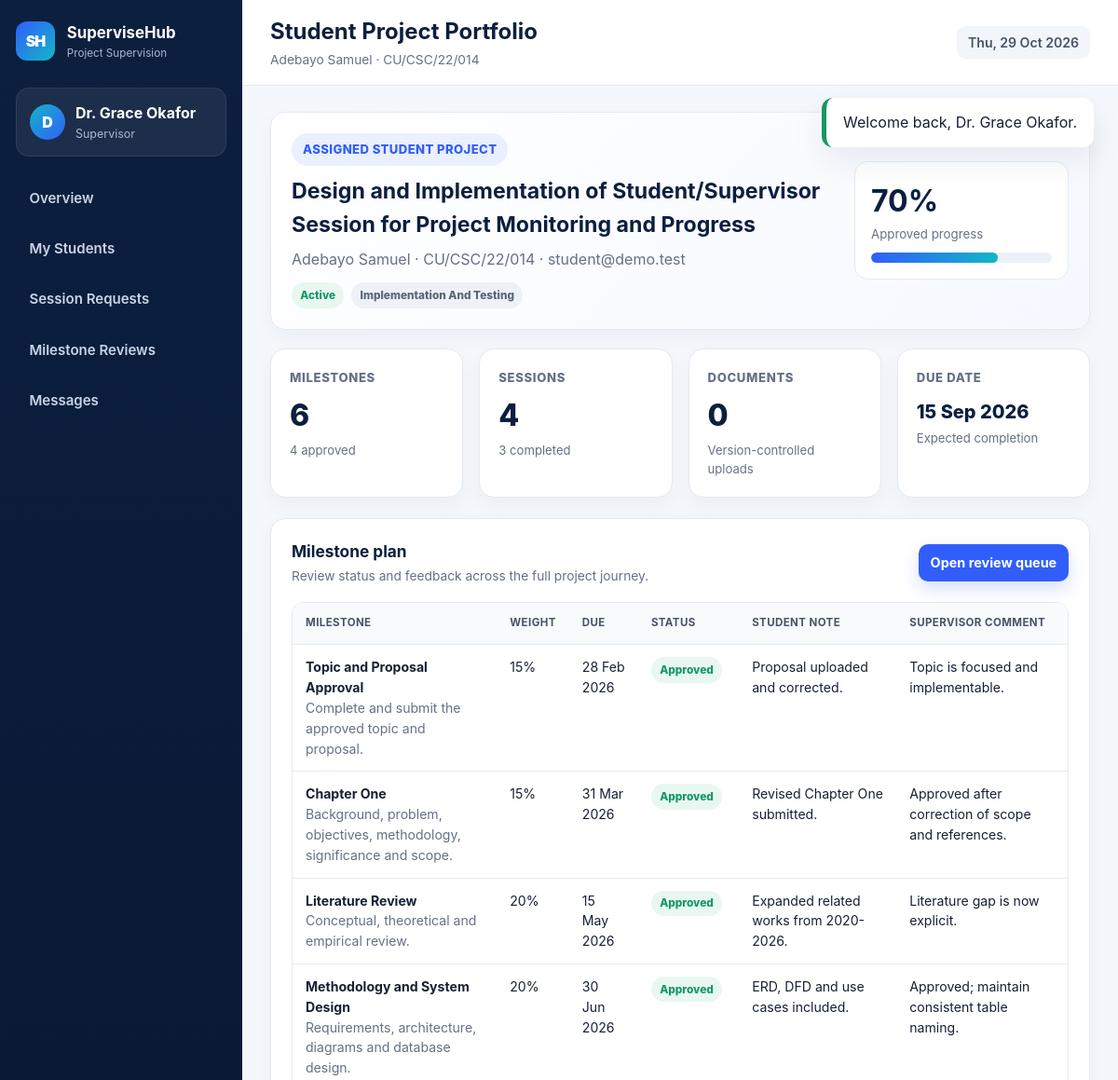
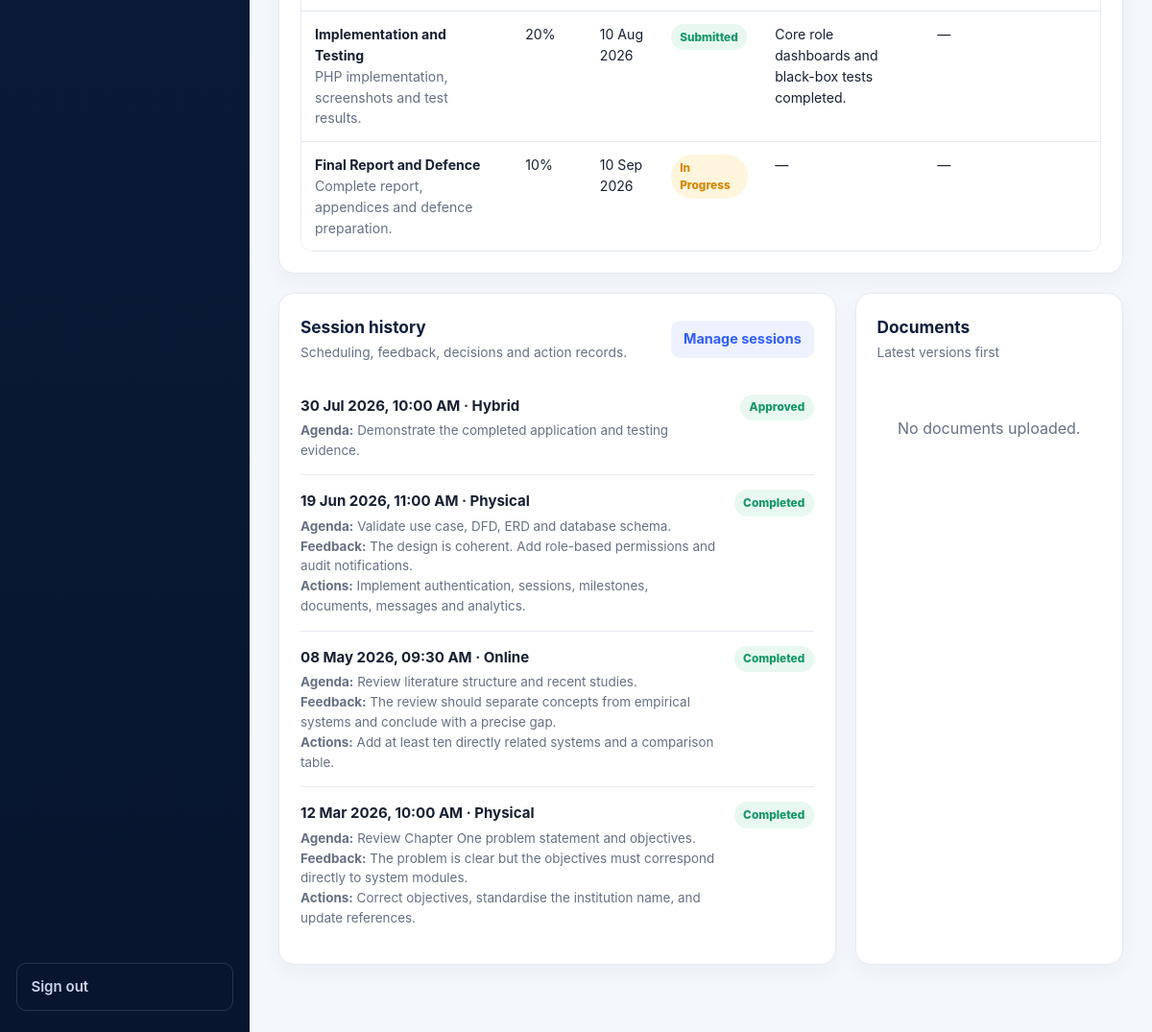
The page /index.php?page=supervisor-project&id=1 (signed in) on the database its author committed (2 pictures, top to bottom).
### tables this page shows
CREATE TABLE projects (
 id INT UNSIGNED AUTO_INCREMENT PRIMARY KEY,
 student_id INT UNSIGNED NOT NULL,
 supervisor_id INT UNSIGNED NULL,
 title VARCHAR(300) NOT NULL,
 abstract TEXT NULL,
 current_stage VARCHAR(100) NOT NULL DEFAULT 'Proposal',
 status VARCHAR(30) NOT NULL DEFAULT 'active',
 start_date DATE NULL,
 due_date DATE NULL,
 created_at DATETIME NOT NULL DEFAULT CURRENT_TIMESTAMP,
 updated_at DATETIME NULL DEFAULT NULL ON UPDATE CURRENT_TIMESTAMP,
 UNIQUE KEY uq_student_project(student_id),
 CONSTRAINT fk_projects_student FOREIGN KEY(student_id) REFERENCES users(id) ON DELETE CASCADE,
 CONSTRAINT fk_projects_supervisor FOREIGN KEY(supervisor_id) REFERENCES users(id) ON DELETE SET NULL,
 INDEX idx_projects_supervisor(supervisor_id), INDEX idx_projects_status(status)
);

CREATE TABLE users (
 id INT UNSIGNED AUTO_INCREMENT PRIMARY KEY,
 full_name VARCHAR(120) NOT NULL,
 email VARCHAR(160) NOT NULL UNIQUE,
 password_hash VARCHAR(255) NOT NULL,
 role VARCHAR(20) NOT NULL,
 matric_no VARCHAR(50) NULL UNIQUE,
 staff_no VARCHAR(50) NULL UNIQUE,
 department VARCHAR(160) NULL,
 status VARCHAR(20) NOT NULL DEFAULT 'active',
 created_at DATETIME NOT NULL DEFAULT CURRENT_TIMESTAMP,
 updated_at DATETIME NULL DEFAULT NULL ON UPDATE CURRENT_TIMESTAMP,
 INDEX idx_users_role_status(role,status)
);

CREATE TABLE milestones (
 id INT UNSIGNED AUTO_INCREMENT PRIMARY KEY,
 project_id INT UNSIGNED NOT NULL,
 title VARCHAR(180) NOT NULL,
 description TEXT NULL,
 due_date DATE NULL,
 weight INT NOT NULL DEFAULT 0,
 status VARCHAR(30) NOT NULL DEFAULT 'pending',
 student_note TEXT NULL,
 supervisor_comment TEXT NULL,
 submitted_at DATETIME NULL,
 approved_at DATETIME NULL,
 created_at DATETIME NOT NULL DEFAULT CURRENT_TIMESTAMP,
 updated_at DATETIME NULL DEFAULT NULL ON UPDATE CURRENT_TIMESTAMP,
 CONSTRAINT fk_milestones_project FOREIGN KEY(project_id) REFERENCES projects(id) ON DELETE CASCADE,
 INDEX idx_milestones_project_status(project_id,status), INDEX idx_milestones_due(due_date)
);

CREATE TABLE sessions (
 id INT UNSIGNED AUTO_INCREMENT PRIMARY KEY,
 project_id INT UNSIGNED NOT NULL,
 requested_by INT UNSIGNED NOT NULL,
 scheduled_at DATETIME NOT NULL,
 mode VARCHAR(20) NOT NULL DEFAULT 'physical',
 venue_or_link VARCHAR(255) NULL,
 agenda TEXT NOT NULL,
 status VARCHAR(30) NOT NULL DEFAULT 'requested',
 supervisor_feedback TEXT NULL,
 decisions TEXT NULL,
 action_items TEXT NULL,
 next_session_date DATETIME NULL,
 completed_at DATETIME NULL,
 created_at DATETIME NOT NULL DEFAULT CURRENT_TIMESTAMP,
 updated_at DATETIME NULL DEFAULT NULL ON UPDATE CURRENT_TIMESTAMP,
 CONSTRAINT fk_sessions_project FOREIGN KEY(project_id) REFERENCES projects(id) ON DELETE CASCADE,
 CONSTRAINT fk_sessions_requester FOREIGN KEY(requested_by) REFERENCES users(id) ON DELETE CASCADE,
 INDEX idx_sessions_project_status(project_id,status), INDEX idx_sessions_scheduled(scheduled_at)
);

### index.php (called while the page is built, shortened)
<?php
require __DIR__ . '/includes/bootstrap.php';
$page = $_GET['page'] ?? (is_logged_in() ? dashboard_page(current_user()['role']) : 'home');
$routes = [
 'home'=>'home.php','login'=>'login.php','register'=>'register.php',
 'student-dashboard'=>'student_dashboard.php','student-sessions'=>'student_sessions.php','student-milestones'=>'student_milestones.php','student-documents'=>'student_documents.php',
 'supervisor-dashboard'=>'supervisor_dashboard.php','supervisor-students'=>'supervisor_students.php','supervisor-project'=>'supervisor_project.php','supervisor-sessions'=>'supervisor_sessions.php','supervisor-milestones'=>'supervisor_milestones.php',
 'admin-dashboard'=>'admin_dashboard.php','admin-users'=>'admin_users.php','admin-assignments'=>'admin_assignments.php','admin-projects'=>'admin_projects.php','admin-reports'=>'admin_reports.php',
 'messages'=>'messages.php'
];
include __DIR__ . '/views/' . $routes[$page];

### config/app.php (called while the page is built)
<?php
return [
    'name' => getenv('APP_NAME') ?: 'SuperviseHub',
    'institution' => getenv('INSTITUTION_NAME') ?: 'Crawford University',
    'department' => getenv('DEPARTMENT_NAME') ?: 'Department of Computer Science',
    'base_url' => rtrim(getenv('APP_URL') ?: 'http://localhost:8000', '/'),
    'timezone' => getenv('APP_TIMEZONE') ?: 'Africa/Lagos',
    'upload_dir' => dirname(__DIR__) . '/uploads',
    'max_upload_bytes' => 5 * 1024 * 1024,
];

### includes/bootstrap.php (called while the page is built, shortened)
<?php
$config = require dirname(__DIR__) . '/config/app.php';
date_default_timezone_set($config['timezone']);
require dirname(__DIR__) . '/config/database.php';
require __DIR__ . '/functions.php';

### includes/functions.php (called while the page is built, shortened)
<?php
function e(?string $value): string { return htmlspecialchars($value ?? '', ENT_QUOTES, 'UTF-8'); }
function url(string $path = ''): string {
    global $config;
    return $config['base_url'] . ($path ? '/' . ltrim($path, '/') : '');
}
function pull_flashes(): array { $items = $_SESSION['flash'] ?? []; unset($_SESSION['flash']); return $items; }
function current_user(): ?array { return $_SESSION['user'] ?? null; }
function db_one(string $sql, array $params = []): ?array {
    global $pdo; $st = $pdo->prepare($sql); $st->execute($params); $r = $st->fetch(); return $r ?: null;
}
function db_all(string $sql, array $params = []): array {
    global $pdo; $st = $pdo->prepare($sql); $st->execute($params); return $st->fetchAll();
}
function format_date(?string $value, string $format = 'd M Y, h:i A'): string {
    if (!$value) return 'Not set'; return date($format, strtotime($value));
}
function status_class(string $status): string {
    return match(strtolower($status)) {
        'approved','completed','active','submitted' => 'success',
        'requested','pending','in progress','in_progress','rescheduled' => 'warning',
        'revision','cancelled','rejected','inactive','overdue' => 'danger',
        default => 'neutral'
    };
}
function progress_for_project(int $projectId): int {
    global $pdo;
    $st = $pdo->prepare("SELECT COALESCE(SUM(CASE WHEN status='approved' THEN weight ELSE 0 END),0) AS earned, COALESCE(SUM(weight),0) AS total FROM milestones WHERE project_id=?");
    $st->execute([$projectId]); $r = $st->fetch();
    return min(100, (int)round(((float)$r['earned'] / (float)$r['total']) * 100));
}

### views/supervisor_project.php (the view, shortened to what this page needs)
<?php
$projectId = (int)($_GET['id'] ?? 0);
$project = db_one(
    "SELECT p.*, u.full_name student_name, u.email student_email, u.matric_no
     FROM projects p
     JOIN users u ON u.id=p.student_id
     WHERE p.id=? AND p.supervisor_id=?",
    [$projectId, current_user()['id']]
);
$pageTitle = 'Student Project Portfolio';
$pageSubtitle = $project['student_name'] . ' · ' . ($project['matric_no'] ?? 'No matric number');
$progress = progress_for_project($projectId);
$milestones = db_all('SELECT * FROM milestones WHERE project_id=? ORDER BY id', [$projectId]);
$sessions = db_all('SELECT * FROM sessions WHERE project_id=? ORDER BY scheduled_at DESC', [$projectId]);
$documents = db_all(
    "SELECT d.*, u.full_name uploader_name
     FROM documents d JOIN users u ON u.id=d.uploaded_by
     WHERE d.project_id=? ORDER BY d.version_no DESC, d.id DESC",
    [$projectId]
);
include __DIR__.'/../includes/layout_top.php';
?>
<div class="project-hero card">
  <div>
    <span class="eyebrow">ASSIGNED STUDENT PROJECT</span>
    <h2><?= e($project['title']) ?></h2>
    <p><?= e($project['student_name']) ?> · <?= e($project['matric_no']) ?> · <?= e($project['student_email']) ?></p>
    <div class="tag-row"><span class="badge success"><?= e($project['status']) ?></span><span class="badge neutral"><?= e($project['current_stage']) ?></span></div>
  </div>
  <div class="progress-panel"><strong><?= $progress ?>%</strong><span>Approved progress</span><div class="progress-track"><div class="progress-bar" data-progress="<?= $progress ?>"></div></div></div>
</div>
<div class="stats-grid">
  <div class="stat-card"><div class="stat-label">Milestones</div><div class="stat-value"><?= count($milestones) ?></div><div class="stat-note"><?= count(array_filter($milestones, fn($m)=>$m['status']==='approved')) ?> approved</div></div>
  <div class="stat-card"><div class="stat-label">Sessions</div><div class="stat-value"><?= count($sessions) ?></div><div class="stat-note"><?= count(array_filter($sessions, fn($s)=>$s['status']==='completed')) ?> completed</div></div>
  <div class="stat-card"><div class="stat-label">Documents</div><div class="stat-value"><?= count($documents) ?></div><div class="stat-note">Version-controlled uploads</div></div>
  <div class="stat-card"><div class="stat-label">Due date</div><div class="stat-value compact"><?= e(format_date($project['due_date'],'d M Y')) ?></div><div class="stat-note">Expected completion</div></div>
</div>
<div class="card"><div class="card-header"><div><h2>Milestone plan</h2><p>Review status and feedback across the full project journey.</p></div><a class="button small" href="<?= e(url('index.php?page=supervisor-milestones')) ?>">Open review queue</a></div>
<div class="table-wrap"><table><thead><tr><th>Milestone</th><th>Weight</th><th>Due</th><th>Status</th><th>Student note</th><th>Supervisor comment</th></tr></thead><tbody>
<?php foreach($milestones as $m): ?><tr><td><strong><?= e($m['title']) ?></strong><br><span class="muted"><?= e($m['description']) ?></span></td><td><?= (int)$m['weight'] ?>%</td><td><?= e(format_date($m['due_date'],'d M Y')) ?></td><td><span class="badge <?= status_class($m['status']) ?>"><?= e(str_replace('_',' ',$m['status'])) ?></span></td><td><?= e($m['student_note'] ?: '—') ?></td><td><?= e($m['supervisor_comment'] ?: '—') ?></td></tr><?php endforeach; ?>
</tbody></table></div></div>
<div class="dashboard-grid"><section class="card"><div class="card-header"><div><h2>Session history</h2><p>Scheduling, feedback, decisions and action records.</p></div><a class="button small secondary" href="<?= e(url('index.php?page=supervisor-sessions')) ?>">Manage sessions</a></div>
<?php if(!$sessions): ?><div class="empty-state">No sessions recorded.</div><?php else: foreach($sessions as $s): ?><div class="list-card"><div><h4><?= e(format_date($s['scheduled_at'])) ?> · <?= e(ucfirst($s['mode'])) ?></h4><p><strong>Agenda:</strong> <?= e($s['agenda']) ?></p><?php if($s['supervisor_feedback']): ?><p><strong>Feedback:</strong> <?= e($s['supervisor_feedback']) ?></p><?php endif; ?><?php if($s['action_items']): ?><p><strong>Actions:</strong> <?= e($s['action_items']) ?></p><?php endif; ?></div><span class="badge <?= status_class($s['status']) ?>"><?= e($s['status']) ?></span></div><?php endforeach; endif; ?></section>
<aside class="card"><div class="card-header"><div><h2>Documents</h2><p>Latest versions first</p></div></div><?php if(!$documents): ?><div class="empty-state">No documents uploaded.</div><?php endif; ?></aside></div>
<?php include __DIR__.'/../includes/layout_bottom.php'; ?>

### includes/layout_top.php (shortened to what this page needs)
<?php $user = current_user(); $flashes = pull_flashes(); ?>
<!doctype html>
<html lang="en">
<head>
<link rel="stylesheet" href="<?= e(url('assets/css/app.css')) ?>">
</head>
<body class="<?= $user ? 'app-shell' : 'public-shell' ?>">
<?php if ($user): ?>
<aside class="sidebar" id="sidebar">
  <div class="brand"><span class="brand-mark">SH</span><div><strong><?= e($config['name']) ?></strong><small>Project Supervision</small></div></div>
  <div class="profile-mini"><div class="avatar"><?= e(strtoupper(substr($user['full_name'],0,1))) ?></div><div><strong><?= e($user['full_name']) ?></strong><small><?= e(ucfirst($user['role'])) ?></small></div></div>
  <?php include __DIR__ . '/sidebar.php'; ?>
  <a class="logout-link" href="<?= e(url('index.php?page=logout')) ?>">Sign out</a>
</aside>
<main class="main-panel">
<header class="topbar"><div><h1><?= e($pageTitle ?? 'Dashboard') ?></h1><p><?= e($pageSubtitle ?? $config['department']) ?></p></div><div class="topbar-actions"><span class="date-chip"><?= date('D, d M Y') ?></span></div></header>
<div class="content">
<?php endif; ?>
<?php foreach ($flashes as $f): ?><div class="flash <?= e($f['type']) ?>"><?= e($f['message']) ?></div><?php endforeach; ?>

### rows shown on the page
projects: student.matric_no "Adebayo Samuel · CU/CSC/22/014", title "Design and Implementation of Student/Supervisor Session for Project Monitoring and Progress", student.full_name "Adebayo Samuel", student.matric_no "CU/CSC/22/014", student.email "student@demo.test", status "Active", current_stage "Implementation And Testing", due_date "15 Sep 2026"
milestones: title "Topic and Proposal Approval", description "Complete and submit the approved topic and proposal.", weight "15", due_date "28 Feb 2026", status "Approved", student_note "Proposal uploaded and corrected.", supervisor_comment "Topic is focused and implementable."
milestones: title "Chapter One", description "Background, problem, objectives, methodology, significance and scope.", weight "15", due_date "31 Mar 2026", status "Approved", student_note "Revised Chapter One submitted.", supervisor_comment "Approved after correction of scope and references."
milestones: title "Literature Review", description "Conceptual, theoretical and empirical review.", weight "20", due_date "15 May 2026", status "Approved", student_note "Expanded related works from 2020-2026.", supervisor_comment "Literature gap is now explicit."
milestones: title "Methodology and System Design", description "Requirements, architecture, diagrams and database design.", weight "20", due_date "30 Jun 2026", status "Approved", student_note "ERD, DFD and use cases included.", supervisor_comment "Approved; maintain consistent table naming."
milestones: title "Implementation and Testing", description "PHP implementation, screenshots and test results.", weight "20", due_date "10 Aug 2026", status "Submitted", student_note "Core role dashboards and black-box tests completed.", supervisor_comment "—"
milestones: title "Final Report and Defence", description "Complete report, appendices and defence preparation.", weight "10", due_date "10 Sep 2026", status "In Progress", student_note "—", supervisor_comment "—"
sessions: scheduled_at "30 Jul 2026, 10:00 AM", mode "Hybrid", agenda "Demonstrate the completed application and testing evidence.", status "Approved"
sessions: scheduled_at "19 Jun 2026, 11:00 AM", mode "Physical", agenda "Validate use case, DFD, ERD and database schema.", supervisor_feedback "The design is coherent. Add role-based permissions and audit notifications.", action_items "Implement authentication, sessions, milestones, documents, messages and analytics.", status "Completed"
sessions: scheduled_at "08 May 2026, 09:30 AM", mode "Online", agenda "Review literature structure and recent studies.", supervisor_feedback "The review should separate concepts from empirical systems and conclude with a precise gap.", action_items "Add at least ten directly related systems and a comparison table.", status "Completed"
sessions: scheduled_at "12 Mar 2026, 10:00 AM", mode "Physical", agenda "Review Chapter One problem statement and objectives.", supervisor_feedback "The problem is clear but the objectives must correspond directly to system modules.", action_items "Correct objectives, standardise the institution name, and update references.", status "Completed"

### other values the page prints
$config['name'] "SuperviseHub"
substr($user['full_name'],0,1) "D"
$user['full_name'] "Dr. Grace Okafor"
$user['role'] "Supervisor"
$pageTitle "Student Project Portfolio"
$f['message'] "Welcome back, Dr. Grace Okafor."
$progress "70"
count($milestones) "6"
count(array_filter($milestones, fn($m)=>$m['status']==='approved')) "4"
count($sessions) "4"
count(array_filter($sessions, fn($s)=>$s['status']==='completed')) "3"
count($documents) "0"
